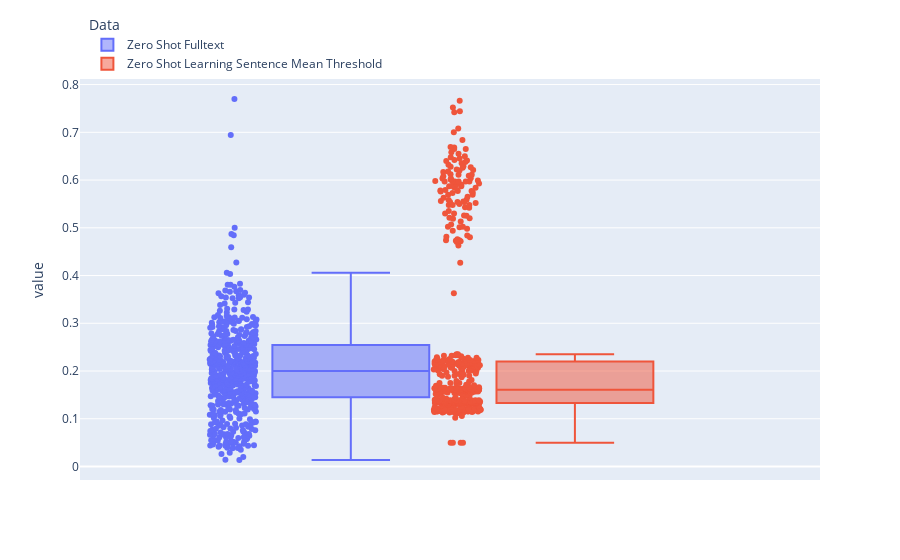

This figure's notebook cell:
### Markdown cell above
### 5.1.3	Zero-Shot Learning satzweise vs. Zero Shots Learning Fulltext

### Code cell
result_prep = result_normal[["Zero Shot Fulltext", "Zero Shot Learning Sentence Mean Threshold"]]
result_prep_melt = result_prep.melt(var_name="Data")
fig = px.box(result_prep_melt, y="value", points="all", color = "Data", width=900)
fig.update_layout(legend=dict(
    yanchor="bottom",
    y=1,
    xanchor="left",
    x=0.01
))

fig.show()

### Figure 1 — Plotly figure (JSON) as saved in the notebook; plotly's stock layout.template omitted (floating-point values rounded to 4 significant figures; data arrays with more than 128 entries replaced by an {"elided": "..."} marker saying what was removed)
{"data": [{"alignmentgroup": "True", "boxpoints": "all", "hovertemplate": "Data=Zero Shot Fulltext<br>value=%{y}<extra></extra>", "legendgroup": "Zero Shot Fulltext", "marker": {"color": "#636efa"}, "name": "Zero Shot Fulltext", "notched": false, "offsetgroup": "Zero Shot Fulltext", "orientation": "v", "showlegend": true, "type": "box", "x0": " ", "xaxis": "x", "y": {"elided": "545 float values"}, "y0": " ", "yaxis": "y"}, {"alignmentgroup": "True", "boxpoints": "all", "hovertemplate": "Data=Zero Shot Learning Sentence Mean Threshold<br>value=%{y}<extra></extra>", "legendgroup": "Zero Shot Learning Sentence Mean Threshold", "marker": {"color": "#EF553B"}, "name": "Zero Shot Learning Sentence Mean Threshold", "notched": false, "offsetgroup": "Zero Shot Learning Sentence Mean Threshold", "orientation": "v", "showlegend": true, "type": "box", "x0": " ", "xaxis": "x", "y": {"elided": "545 float values"}, "y0": " ", "yaxis": "y"}], "layout": {"boxmode": "group", "legend": {"title": {"text": "Data"}, "tracegroupgap": 0, "x": 0.01, "xanchor": "left", "y": 1, "yanchor": "bottom"}, "margin": {"t": 60}, "width": 900, "xaxis": {"anchor": "y", "domain": [0, 1]}, "yaxis": {"anchor": "x", "domain": [0, 1], "title": {"text": "value"}}}}
